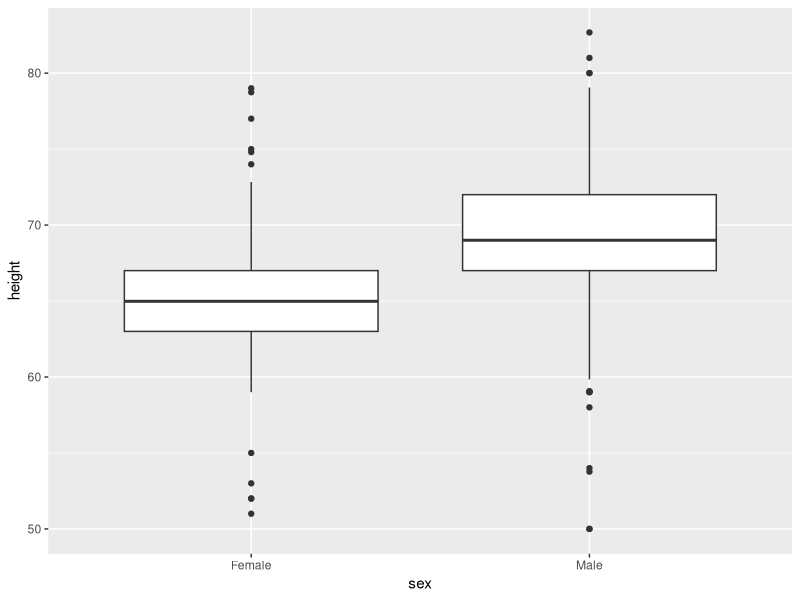
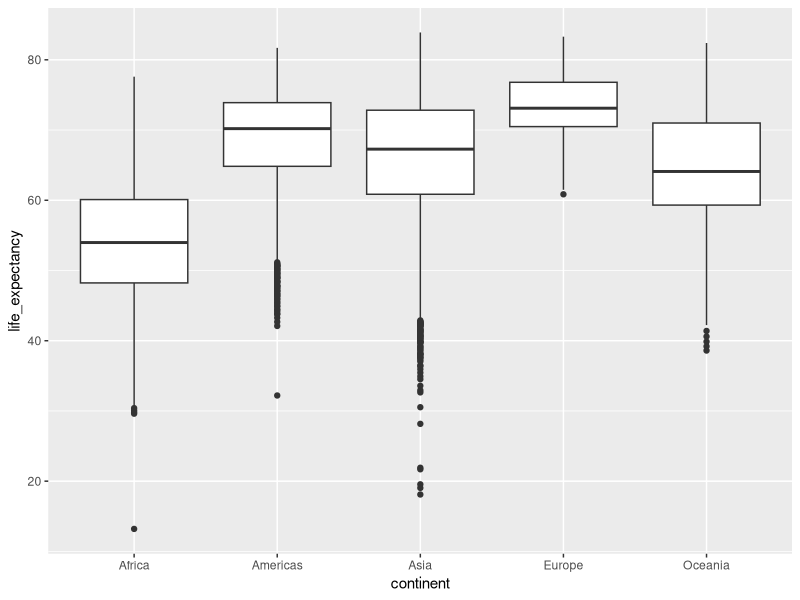
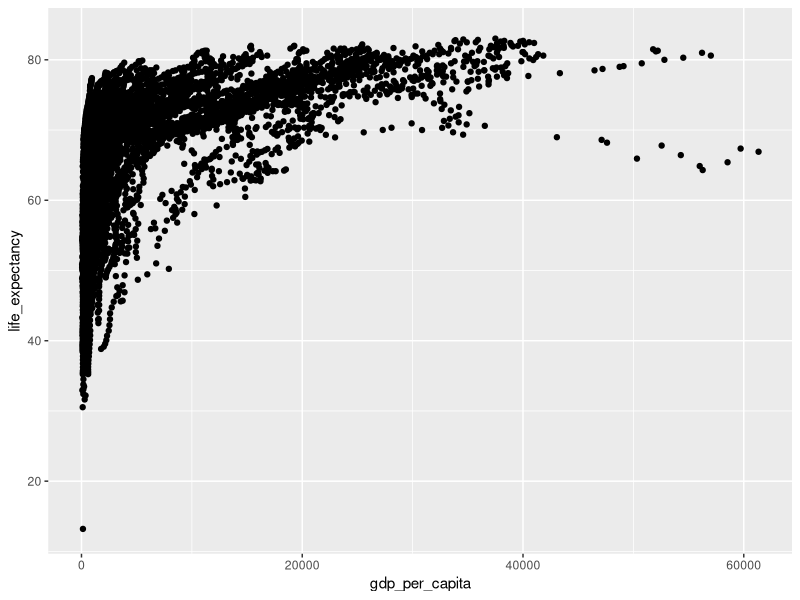
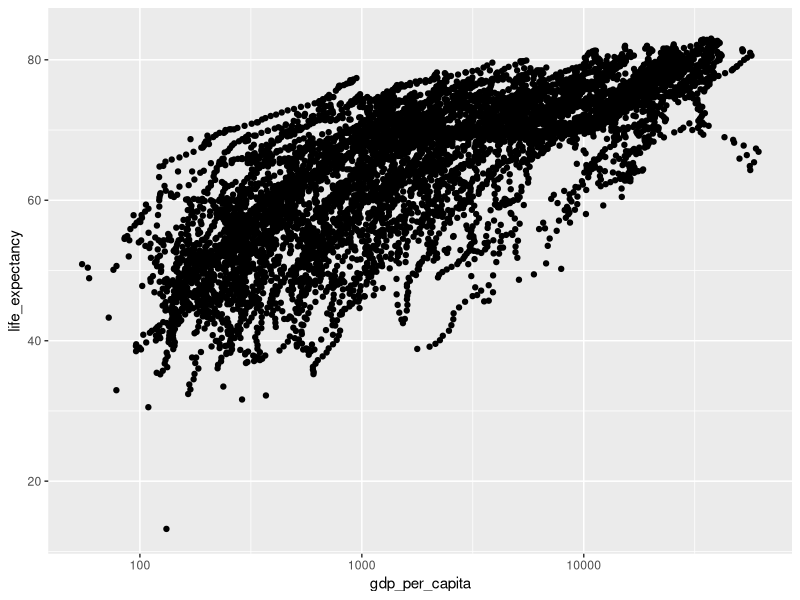
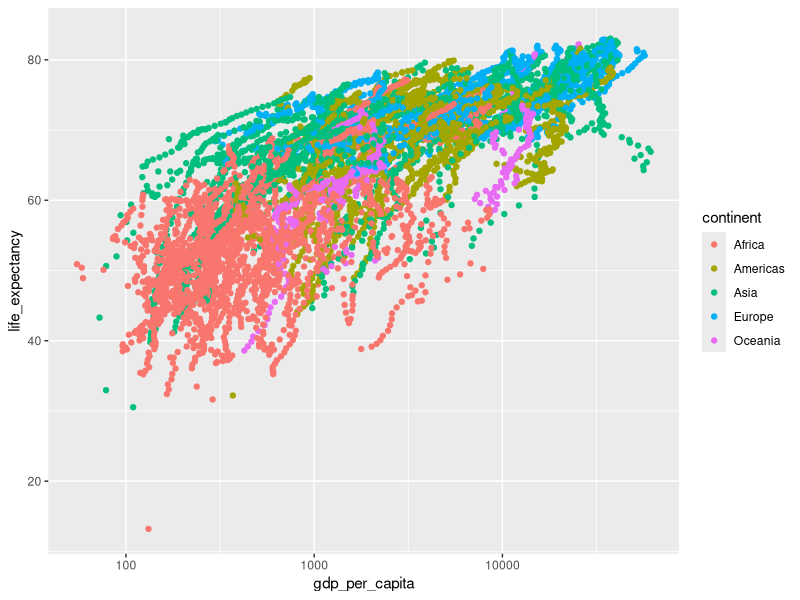

Reproduce these figures in R, in order.
library(tidyverse)
library(dslabs)

#Les data. Merk at begge benyttede datasett her er innebygd i R. 

data("heights")

# Inspeksjon av heights-datasett

head(heights)
mean(heights$height)

#Sammenligning av h??yde blant menn og kvinner- boxplot 

heights %>% 
  group_by(sex) %>%
  summarise(mean_height = mean(height))
heights %>%
  ggplot(aes(x = sex, y = height)) +
  geom_boxplot()

# Les inn gapminder datasett

data("gapminder")
head(gapminder)


#Sammenligning av gjennomsnittlig levealder blant kontinenter- boxplot

gapminder %>%
  group_by(continent) %>%
  summarise(mean_life = mean(life_expectancy))
gapminder %>%
  ggplot(aes(x = continent, y = life_expectancy)) +
geom_boxplot()


#Les inn gapminder p?? nytt

data("gapminder")
head(gapminder)

#Inspeksjon.

names(gapminder)
glimpse(gapminder)

#Omkoding av gdp.

gapminder <- gapminder %>%
  mutate(gdp_per_capita = gdp / population)

#Utforsker forskjellige visualiseringsalternativer til forventet levealder. 

gapminder %>%
  ggplot(aes(x = gdp_per_capita, y = life_expectancy)) +
  geom_point()


gapminder %>%
  ggplot(aes(x = gdp_per_capita, y = life_expectancy)) +
  geom_point() +
  scale_x_log10()


gapminder %>%
  ggplot(aes(x = gdp_per_capita, y = life_expectancy, color = continent)) +
  geom_point() +
  scale_x_log10()

#Gjennomsnittlig levealder blant inng??ende kontinenter.

gapminder %>%
  group_by(continent) %>%
  summarise(
    mean_life = mean(life_expectancy),
    mean_gdp = mean(gdp_per_capita)
  )
